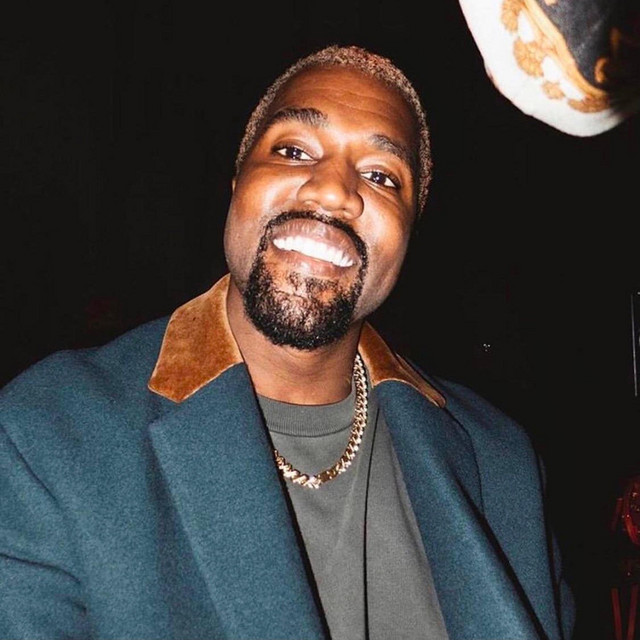
#> input picture extension/assets/kanye/1.jpg, 640 x 640 px
$ python generate-icons.py ../extension/assets/kanye/1.jpg
#> lines starting #> are read from the running program, lines starting #| are printed output that depends on the picture
"""Generate square Chrome extension icons with center crop (no stretch)."""

from __future__ import annotations

import sys
from pathlib import Path

from PIL import Image

ROOT = Path(__file__).resolve().parents[1]
ICONS_DIR = ROOT / "extension" / "icons"
DEFAULT_SOURCE = ICONS_DIR / "icon-source.png"
SIZES = (16, 32, 48, 128)


def cover_square(image: Image.Image, size: int) -> Image.Image:
    image = image.convert("RGBA")
    width, height = image.size
    side = min(width, height)
    left = (width - side) // 2
    top = (height - side) // 2
    cropped = image.crop((left, top, left + side, top + side))
    return cropped.resize((size, size), Image.Resampling.LANCZOS)


def write_icons(source: Path) -> None:
    image = Image.open(source)
#> image is the input picture: PIL image 640x640 RGB; mean R, G, B 66.6, 63.2, 61.8
    ICONS_DIR.mkdir(parents=True, exist_ok=True)
    for size in SIZES:
        cover_square(image, size).save(ICONS_DIR / f"icon{size}.png")
#> this loop made 4 passes
#> pass 1, in write_icons, `cover_square(image, size).save(ICONS_DIR / f"icon{size}.png")`:
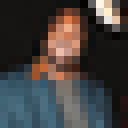
#> saved as icon16.png: PIL image 16x16 RGBA (shown 8 times larger); mean R, G, B, A 66.5, 63.2, 61.8, 255
#> pass 2, in write_icons, `cover_square(image, size).save(ICONS_DIR / f"icon{size}.png")`:
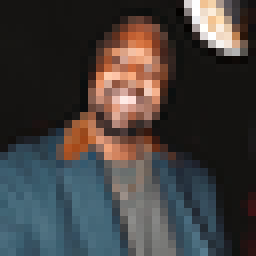
#> saved as icon32.png: PIL image 32x32 RGBA (shown 8 times larger); mean R, G, B, A 66.6, 63.2, 61.8, 255


def main() -> int:
    source = Path(sys.argv[1]) if len(sys.argv) > 1 else DEFAULT_SOURCE
    if not source.is_file():
        print(f"Source image not found: {source}", file=sys.stderr)
        return 1
    write_icons(source)
    print(f"Wrote icons to {ICONS_DIR} from {source}")
    return 0


if __name__ == "__main__":
    raise SystemExit(main())
#> (the program exits here)

$ run again, on extension/assets/kanye/2.jpg
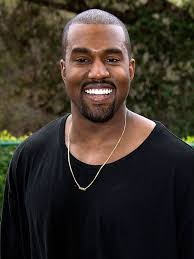
#> input picture extension/assets/kanye/2.jpg, 194 x 259 px
#> in write_icons, image is the input picture: PIL image 194x259 RGB; mean R, G, B 56.1, 48.3, 40.3
#> the loop in write_icons, `for size in SIZES:` made 4 passes
#> pass 1, in cover_square, `cropped = image.crop((left, top, left + side, top + side))`:
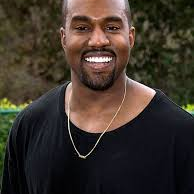
#> cropped: PIL image 194x194 RGBA; mean R, G, B, A 61, 51.7, 43, 255
#> pass 2, in write_icons, `cover_square(image, size).save(ICONS_DIR / f"icon{size}.png")`:
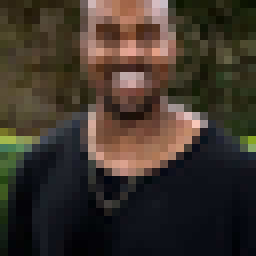
#> saved as icon32.png: PIL image 32x32 RGBA (shown 8 times larger); mean R, G, B, A 61, 51.7, 43, 255

$ run again, on extension/assets/kanye/3.jpg
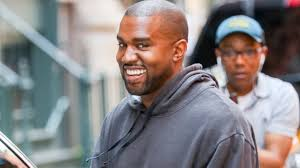
#> input picture extension/assets/kanye/3.jpg, 300 x 168 px
#> in write_icons, image is the input picture: PIL image 300x168 RGB; mean R, G, B 135.3, 130.4, 131.7
#> the loop in write_icons, `for size in SIZES:` made 4 passes
#> pass 1, in cover_square, `cropped = image.crop((left, top, left + side, top + side))`:
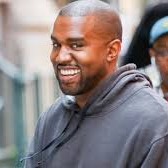
#> cropped: PIL image 168x168 RGBA; mean R, G, B, A 138.1, 128.9, 130.3, 255
#> pass 2, in write_icons, `cover_square(image, size).save(ICONS_DIR / f"icon{size}.png")`:
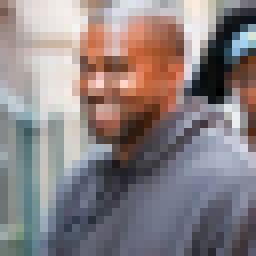
#> saved as icon32.png: PIL image 32x32 RGBA (shown 8 times larger); mean R, G, B, A 138.1, 128.9, 130.3, 255

$ run again, on extension/assets/kanye/4.jpg
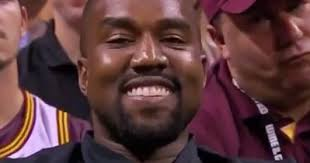
#> input picture extension/assets/kanye/4.jpg, 310 x 163 px
#> in write_icons, image is the input picture: PIL image 310x163 RGB; mean R, G, B 92.1, 57.7, 60.3
#> the loop in write_icons, `for size in SIZES:` made 4 passes
#> pass 1, in cover_square, `cropped = image.crop((left, top, left + side, top + side))`:
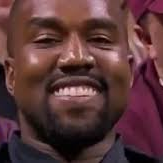
#> cropped: PIL image 163x163 RGBA; mean R, G, B, A 90, 55.4, 57.2, 255
#> pass 2, in write_icons, `cover_square(image, size).save(ICONS_DIR / f"icon{size}.png")`:
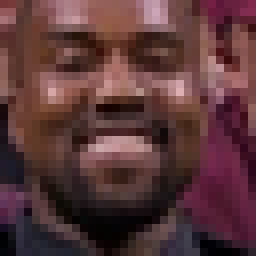
#> saved as icon32.png: PIL image 32x32 RGBA (shown 8 times larger); mean R, G, B, A 90, 55.4, 57.2, 255
